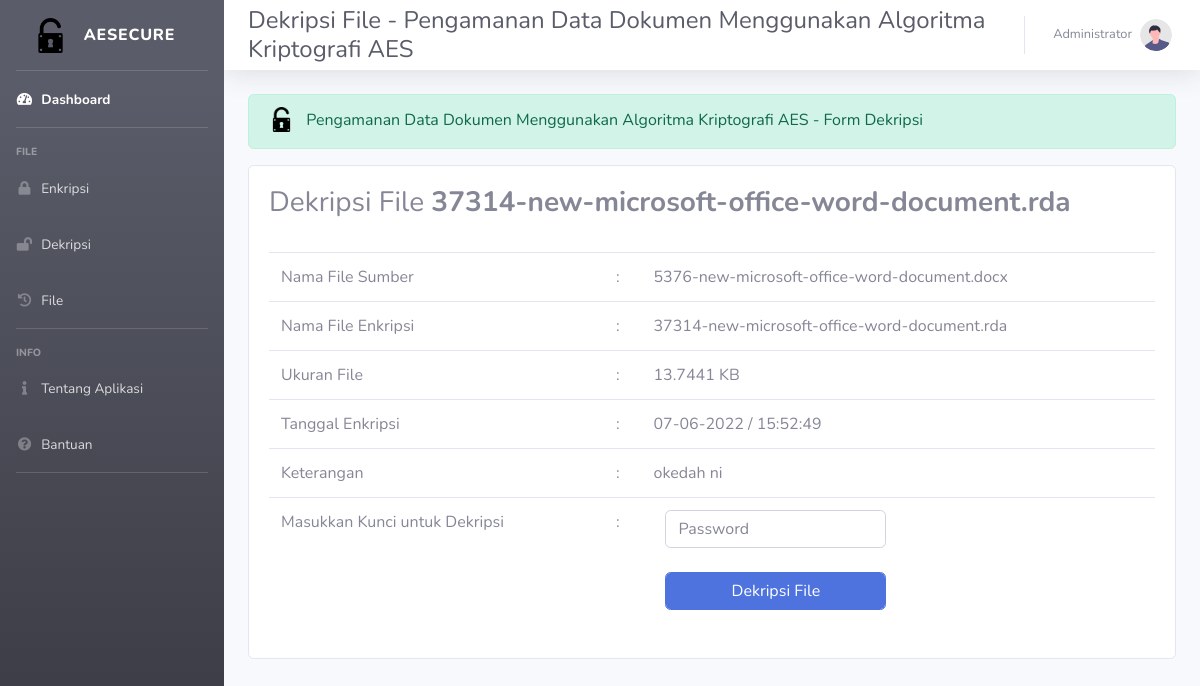
The app's page /dashboard/dekripsi-file.php?id_file=74 (signed in) with its own data.
### tables this page shows
CREATE TABLE `users` (
  `username` varchar(15) NOT NULL,
  `password` varchar(100) DEFAULT NULL,
  `fullname` varchar(50) DEFAULT NULL,
  `job_title` varchar(50) DEFAULT NULL,
  `join_date` timestamp NULL DEFAULT NULL,
  `last_activity` timestamp NULL DEFAULT NULL,
  `status` enum('1','2') DEFAULT NULL
);

CREATE TABLE `file` (
  `id_file` int(11) NOT NULL,
  `username` varchar(15) DEFAULT NULL,
  `file_name_source` varchar(255) DEFAULT NULL,
  `file_name_finish` varchar(255) DEFAULT NULL,
  `file_url` varchar(255) DEFAULT NULL,
  `file_size` float DEFAULT NULL,
  `password` varchar(16) DEFAULT NULL,
  `tgl_upload` timestamp NULL DEFAULT NULL,
  `status` enum('1','2') DEFAULT NULL,
  `keterangan` varchar(255) DEFAULT NULL
);

### dashboard/dekripsi-file.php (the view, shortened to what this page needs)
<?php
include('../config.php');
?>
<!DOCTYPE html>
<html>
<?php
$user = $_SESSION['username'];
$query = $mysqli->query("SELECT fullname,job_title,last_activity FROM users WHERE username='$user'");
$data = mysqli_fetch_array($query);
?>
<head>
  <link href="../vendor/fontawesome-free/css/all.min.css" rel="stylesheet" type="text/css">
  <link href="../assets/assets2/css/sb-admin-2.min.css" rel="stylesheet">
  <link href="../vendor/datatables/dataTables.bootstrap4.min.css" rel="stylesheet">
</head>
<body id="page-top">
  <div id="wrapper">
    <ul class="navbar-nav bg-gradient-dark sidebar sidebar-dark accordion" id="accordionSidebar">
      <a class="sidebar-brand d-flex align-items-center justify-content-center" href="../dashboard/index.php">
        <div class="sidebar-brand-icon">
          <img src="../assets/assets2/img/open-lock.png" width="35" height="35">
        </div>
        <div class="sidebar-brand-text mx-3">AESecure</div>
      </a>
      <hr class="sidebar-divider my-0">
      <li class="nav-item active">
        <a class="nav-link" href="../dashboard/index.php">
          <i class="fas fa-fw fa-tachometer-alt"></i>
          <span>Dashboard</span></a>
      </li>
      <hr class="sidebar-divider">
      <div class="sidebar-heading">
        File
      </div>
      <li class="nav-item">
        <a class="nav-link collapsed" href="enkripsi.php" aria-expanded="true">
          <i class="fas fa-fw fa-lock"></i>
          <span>Enkripsi</span>
        </a>
        <a class="nav-link collapsed" href="dekripsi.php" aria-expanded="true">
          <i class="fas fa-fw fa-lock-open"></i>
          <span>Dekripsi</span>
        </a>
        <a class="nav-link collapsed" href="file.php" aria-expanded="true">
          <i class="fas fa-fw fa-file"></i>
          <span>File</span>
        </a>
        <hr class="sidebar-divider">
      </li>
      <div class="sidebar-heading">
        Info
      </div>
      <li class="nav-item">
        <a class="nav-link collapsed" href="tentang.php" aria-expanded="true">
          <i class="fas fa-fw fa-info"></i>
          <span>Tentang Aplikasi</span>
        </a>
        <a class="nav-link collapsed" href="bantuan.php" aria-expanded="true">
          <i class="fas fa-fw fa-question-circle"></i>
          <span>Bantuan</span>
        </a>
        <hr class="sidebar-divider">
      </li>
    </ul>
    <div id="content-wrapper" class="d-flex flex-column">
      <div id="content">
        <nav class="navbar navbar-expand navbar-light bg-white topbar mb-4 static-top shadow">
          <h1 class="h4 mb-0 ml-2 text-gray-800">Dekripsi File - Pengamanan Data Dokumen Menggunakan Algoritma Kriptografi AES </h1>
          <ul class="navbar-nav ml-auto">
            <li class="nav-item dropdown no-arrow">
              <a class="nav-link dropdown-toggle" href="#" id="userDropdown" role="button" data-toggle="dropdown" aria-haspopup="true" aria-expanded="false">
                <span class="mr-2 d-none d-lg-inline text-gray-600 small"><?php echo $data['fullname']; ?></span>
                <img class="img-profile rounded-circle" src="../img/undraw_profile.svg">
              </a>
            </li>
          </ul>
        </nav>
        <div class="container-fluid">
          <div class="alert alert-success" role="alert">
            <i><img src="../assets/assets2/img/open-lock.png" class="mb-1 mr-2" width="25"></i>
            Pengamanan Data Dokumen Menggunakan Algoritma Kriptografi AES - Form Dekripsi
          </div>
          <div class="row">
            <div class="col-md-12">
              <div class="card">
                <div class="card-body">
                  <?php
                  $id_file = $_GET['id_file'];
                  $query = $mysqli->query("SELECT * FROM file WHERE id_file='$id_file'");
                  $data2 = mysqli_fetch_array($query);
                  ?>
                  <h3>Dekripsi File <b><?php echo $data2['file_name_finish'] ?></b></h3><br>
                  <form class="form-horizontal" method="post" action="dekripsi-proses.php">
                    <div class="table-responsive">
                      <table class="table striped">
                        <tr>
                          <td>Nama File Sumber</td>
                          <td>:</td>
                          <td><?php echo $data2['file_name_source']; ?></td>
                        </tr>
                        <tr>
                          <td>Nama File Enkripsi</td>
                          <td>:</td>
                          <td><?php echo $data2['file_name_finish']; ?></td>
                        </tr>
                        <tr>
                          <td>Ukuran File</td>
                          <td>:</td>
                          <td><?php echo $data2['file_size']; ?> KB</td>
                        </tr>
                        <tr>
                          <td>Tanggal Enkripsi</td>
                          <td>:</td>
                          <td><?php echo date('d-m-Y / H:i:s', strtotime($data2['tgl_upload'])) ?></td>
                        </tr>
                        <tr>
                          <td>Keterangan</td>
                          <td>:</td>
                          <td><?php echo $data2['keterangan']; ?></td>
                        </tr>
                        <tr>
                          <td>Masukkan Kunci untuk Dekripsi</td>
                          <td>:</td>
                          <td>
                            <div class="col-md-6">
                              <input class="form-control" id="inputPassword" type="password" placeholder="Password" name="pwdfile" required><br>
                              <input type="submit" name="dekripsi_now" value="Dekripsi File" class="form-control btn btn-primary">
                            </div>
                          </td>
                        </tr>
                      </table>
                    </div>
                  </form>
                </div>
              </div>
            </div>
          </div>
        </div>
      </div>
</body>
</html>

### records on screen
users: fullname "Administrator"
file: file_name_finish "37314-new-microsoft-office-word-document.rda", file_name_source "5376-new-microsoft-office-word-document.docx", file_size "13.7441", tgl_upload "07-06-2022 / 15:52:49", keterangan "okedah ni"
